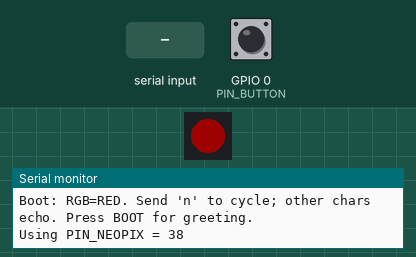
The program below on a simulated ESP32-S3. Shown: 1 RGB LEDs in strip order, left to right, the last lines printed to the serial monitor. The test bench sets the inputs (shaded band); at power-on: GPIO 0 (PIN_BUTTON) HIGH. Dim RGB values are drawn brighter than linear.

Above: at 1.2 s.
1.3 s: "n\n" received over Serial
At 1.9 s:
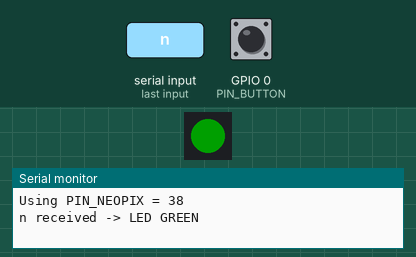
2.8 s: "N\n" received over Serial
At 4.2 s:
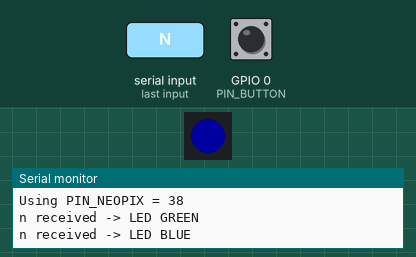
Timing chart, 0 to 5.8 s (numbered marks = the images above; inputs shaded):
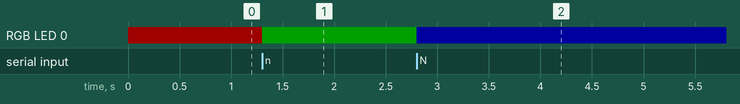

Measured:
- after the input at 1.3 s, RGB LED 0: RGB(32, 0, 0) → RGB(0, 32, 0) at once
- after the input at 2.8 s, RGB LED 0: RGB(0, 32, 0) → RGB(0, 0, 32) at once

The program:

main.cpp
```cpp
#include <Arduino.h>
#include <Adafruit_NeoPixel.h>

// --- Board pins (change PIN_NEOPIX to 38 if 48 doesn't change the LED) ---
static const uint8_t PIN_BUTTON = 0;    // BOOT button (active LOW)
static const uint8_t PIN_NEOPIX = 38;   // Onboard WS2812 (try 38 if needed)
static const uint8_t NUM_PIXELS = 1;

Adafruit_NeoPixel strip(NUM_PIXELS, PIN_NEOPIX, NEO_GRB + NEO_KHZ800);

// Debounce state
static bool lastBtnReading   = HIGH;  // using INPUT_PULLUP
static bool stableLast       = HIGH;
static uint32_t lastDebounce = 0;
static const uint16_t DEBOUNCE_MS = 30;

// 0=RED, 1=GREEN, 2=BLUE
static uint8_t colorIdx = 0;

static void showColor(uint8_t idx) {
  uint32_t c = 0;
  switch (idx % 3) {
    case 0: c = strip.Color(255, 0, 0); break; // red
    case 1: c = strip.Color(0, 255, 0); break; // green
    case 2: c = strip.Color(0, 0, 255); break; // blue
  }
  strip.setPixelColor(0, c);
  strip.show();
}

static bool buttonPressedOnce() {
  bool reading = digitalRead(PIN_BUTTON);
  uint32_t now = millis();

  if (reading != lastBtnReading) {
    lastDebounce = now;  // edge: restart debounce
  }

  bool pressedEdge = false;
  if ((now - lastDebounce) > DEBOUNCE_MS) {
    if (stableLast == HIGH && reading == LOW) {
      pressedEdge = true;      // detect HIGH -> LOW
    }
    stableLast = reading;
  }

  lastBtnReading = reading;
  return pressedEdge;
}

void setup() {
  Serial.begin(115200);
  unsigned long t0 = millis();
  while (!Serial && millis() - t0 < 1500) { delay(10); }  // brief wait for USB-CDC

  pinMode(PIN_BUTTON, INPUT_PULLUP);

  strip.begin();
  strip.setBrightness(32);
  colorIdx = 0;                // start RED at boot
  showColor(colorIdx);

  Serial.println("Boot: RGB=RED. Send 'n' to cycle; other chars echo. Press BOOT for greeting.");
  Serial.print("Using PIN_NEOPIX = ");
  Serial.println(PIN_NEOPIX);
}

void loop() {
  // 1) Button prints once per press
  if (buttonPressedOnce()) {
    Serial.println("Hello from io25m25!");
  }

  // 2) Serial handling
  while (Serial.available() > 0) {
    int b = Serial.read();
    if (b == '\r' || b == '\n') continue;   // ignore Enter endings
    if (b == 'n' || b == 'N') {
      colorIdx = (uint8_t)((colorIdx + 1) % 3);
      showColor(colorIdx);
      // feedback so you SEE it's handled
      Serial.print("n received -> LED ");
      Serial.println(colorIdx == 0 ? "RED" : colorIdx == 1 ? "GREEN" : "BLUE");
    } else {
      Serial.write((char)b);                 // echo everything else
    }
  }

  delay(1);
}
```
